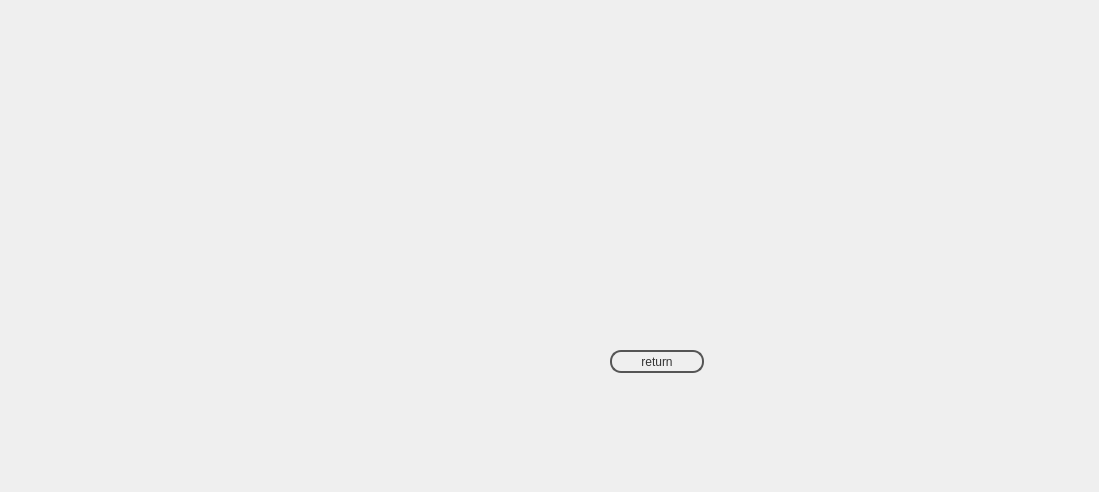
<?xml version="1.0" encoding="UTF-8"?>
<ui version="4.0">
 <class>accueil</class>
 <widget class="QDialog" name="accueil">
  <property name="geometry">
   <rect>
    <x>0</x>
    <y>0</y>
    <width>1099</width>
    <height>492</height>
   </rect>
  </property>
  <property name="windowTitle">
   <string>accueil produit</string>
  </property>
  <widget class="QLabel" name="label_2">
   <property name="geometry">
    <rect>
     <x>20</x>
     <y>170</y>
     <width>151</width>
     <height>121</height>
    </rect>
   </property>
   <property name="text">
    <string/>
   </property>
   <property name="pixmap">
    <pixmap resource="tof2.qrc">:/tof2/download1.png</pixmap>
   </property>
  </widget>
  <widget class="QLabel" name="label_3">
   <property name="geometry">
    <rect>
     <x>200</x>
     <y>170</y>
     <width>151</width>
     <height>121</height>
    </rect>
   </property>
   <property name="text">
    <string/>
   </property>
   <property name="pixmap">
    <pixmap resource="tof2.qrc">:/tof2/38986426-changer-d-icône-bouton-internet-sur-fond-blanc-.png</pixmap>
   </property>
  </widget>
  <widget class="QLabel" name="label">
   <property name="geometry">
    <rect>
     <x>0</x>
     <y>10</y>
     <width>1101</width>
     <height>481</height>
    </rect>
   </property>
   <property name="text">
    <string/>
   </property>
   <property name="scaledContents">
    <bool>true</bool>
   </property>
  </widget>
  <widget class="QLabel" name="label_4">
   <property name="geometry">
    <rect>
     <x>380</x>
     <y>170</y>
     <width>141</width>
     <height>121</height>
    </rect>
   </property>
   <property name="text">
    <string/>
   </property>
   <property name="pixmap">
    <pixmap resource="tof2.qrc">:/tof2/delete-clipart-1.png</pixmap>
   </property>
  </widget>
  <widget class="QPushButton" name="pushButton">
   <property name="geometry">
    <rect>
     <x>30</x>
     <y>180</y>
     <width>121</width>
     <height>91</height>
    </rect>
   </property>
   <property name="text">
    <string/>
   </property>
   <property name="flat">
    <bool>true</bool>
   </property>
  </widget>
  <widget class="QPushButton" name="pushButton_2">
   <property name="geometry">
    <rect>
     <x>210</x>
     <y>180</y>
     <width>121</width>
     <height>111</height>
    </rect>
   </property>
   <property name="text">
    <string/>
   </property>
   <property name="flat">
    <bool>true</bool>
   </property>
  </widget>
  <widget class="QPushButton" name="pushButton_3">
   <property name="geometry">
    <rect>
     <x>400</x>
     <y>180</y>
     <width>91</width>
     <height>101</height>
    </rect>
   </property>
   <property name="text">
    <string/>
   </property>
   <property name="flat">
    <bool>true</bool>
   </property>
  </widget>
  <widget class="QLabel" name="label_5">
   <property name="geometry">
    <rect>
     <x>560</x>
     <y>180</y>
     <width>121</width>
     <height>101</height>
    </rect>
   </property>
   <property name="text">
    <string/>
   </property>
   <property name="pixmap">
    <pixmap resource="tof2.qrc">:/tof2/affichage.png</pixmap>
   </property>
  </widget>
  <widget class="QPushButton" name="pushButton_4">
   <property name="geometry">
    <rect>
     <x>570</x>
     <y>190</y>
     <width>111</width>
     <height>71</height>
    </rect>
   </property>
   <property name="text">
    <string/>
   </property>
   <property name="flat">
    <bool>true</bool>
   </property>
  </widget>
  <widget class="QPushButton" name="pushButton_6">
   <property name="geometry">
    <rect>
     <x>610</x>
     <y>350</y>
     <width>94</width>
     <height>23</height>
    </rect>
   </property>
   <property name="styleSheet">
    <string notr="true">color: #333;
border: 2px solid #555;
border-radius: 11px;
padding: 5px;
background: qradialgradient(cx: 0.3, cy: -0.4,
fx: 0.3, fy: -0.4,
radius: 1.35, stop: 0 #fff, stop: 1 #888);
min-width: 80px;</string>
   </property>
   <property name="text">
    <string>return</string>
   </property>
  </widget>
  <zorder>label</zorder>
  <zorder>label_3</zorder>
  <zorder>label_4</zorder>
  <zorder>label_2</zorder>
  <zorder>pushButton</zorder>
  <zorder>pushButton_3</zorder>
  <zorder>pushButton_2</zorder>
  <zorder>label_5</zorder>
  <zorder>pushButton_4</zorder>
  <zorder>pushButton_6</zorder>
 </widget>
 <resources>
  <include location="tof2.qrc"/>
 </resources>
 <connections/>
</ui>
